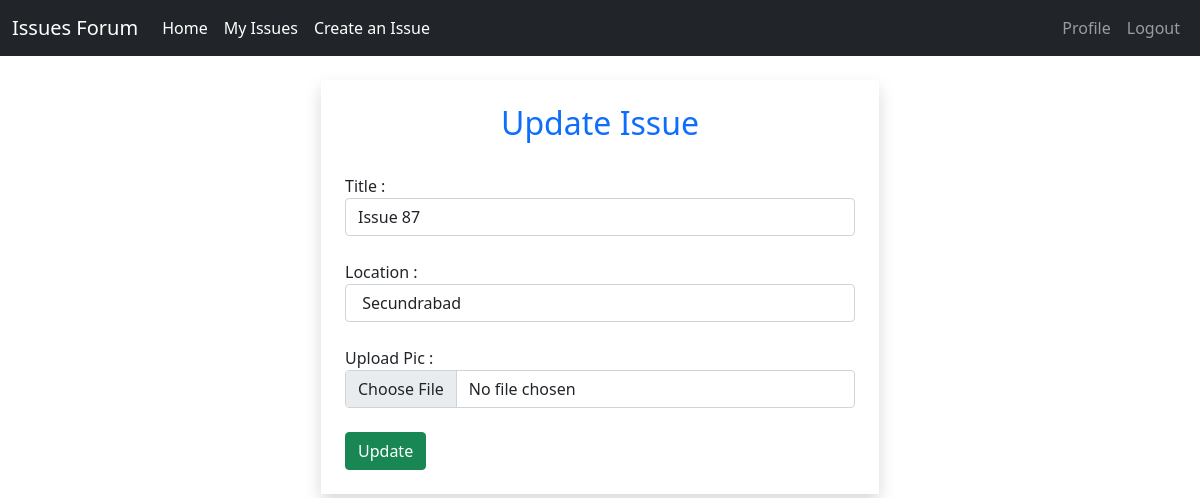
/updateIssue/9 (signed in), run on an earlier commit of the app's database.
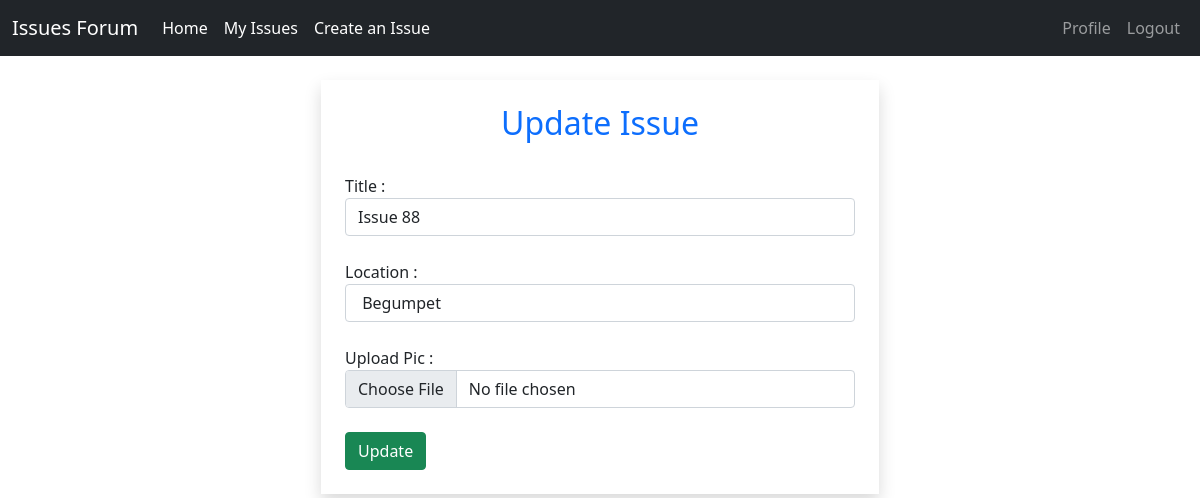
And on a later commit of the database.
### UserComplaint/models.py (models this page shows, shortened)
class AddIssue(models.Model):
    issue_id = models.AutoField(primary_key=True)
    issue_title = models.CharField(max_length=300, default="")
    location = models.CharField(max_length=50, default="")
    upvotes = models.ManyToManyField(
        User, default=None, blank=True, related_name="upvotes")
    author = models.ForeignKey(
        User, on_delete=models.CASCADE, default=1, related_name="author")
    pub_date = models.DateTimeField(default=now)
    issue_img = models.ImageField(
        upload_to='UserComplaint/images/', default="")
    issue_status = models.CharField(
        choices=STATUS_OPTIONS, default="open", max_length=50)

### UserComplaint/views.py (the view)
# urls.py: path('updateIssue/<int:issueid>', views.updateIssue, name="updateIssue"),
@login_required
def updateIssue(request, issueid):
    if request.method == 'POST':
        title = request.POST["title"]
        location = request.POST["location"]
        image_file = request.FILES["abc"]
        cp_path = "UserComplaint/images/" + str(image_file)
        AddIssue.objects.filter(issue_id=issueid).update(
            issue_title=title, location=location, issue_img=cp_path)
        messages.success(request, "Issue Updated Successfully")
        return redirect('myIssues')
    else:
        obj = AddIssue.objects.filter(issue_id=issueid).first()
        return render(request, 'updateIssue.html', {'hello': obj, "sess": request.session["email"]})

### UserComplaint/templates/updateIssue.html (shortened to what this page needs)
{% extends "header.html" %}
{% block content %}
<br>
    <div class="col-lg-6 offset-3 p-4 shadow">
    <div class="d-flex flex-column justify-content-center">
        <h2 class="text-primary text-center">Update Issue</h2><br>
    {% if hello %}
      <form class="form-group" action="#" method="POST" enctype="multipart/form-data">{% csrf_token %}
            <label>Title :</label> <br>
            <input type="text" class="form-control" name="title" value="{{ hello.issue_title }}" required=true ><br>
            <label>Location :</label><br>
            <input type="text" class="form-control" name="location" value=" {{ hello.location }}" required=true ><br>
            <label> Upload Pic : </label><br>
            <input type="file" class="form-control" name="abc" value="{{ hello.issue_img }}" required=true><br>
            <input type="submit" class="btn btn-success" value="Update"><br>
      </form>
    {% endif %}
</div></div>
{% endblock content %}

What changed in the data, as far as the page shows it:
changed AddIssue: title "Issue 87" → "Issue 88"; location "Secundrabad" → "Begumpet"
